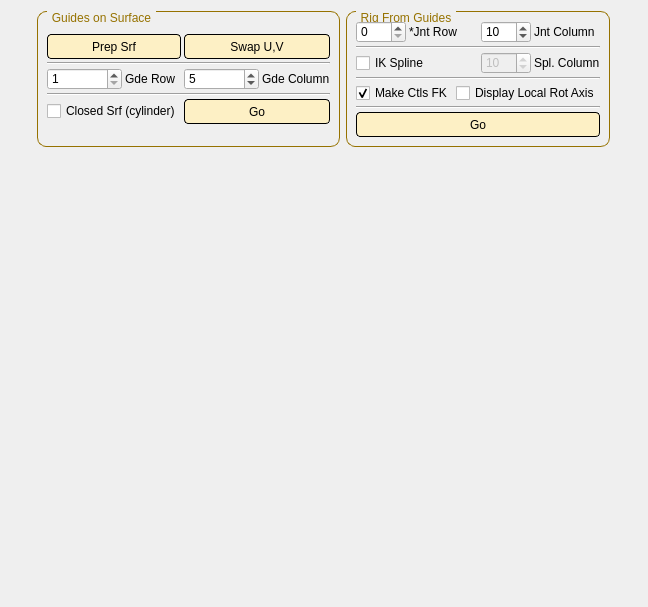
      <widget class="QWidget" name="tab_5">
       <attribute name="title">
        <string>Strap Rigs</string>
       </attribute>
       <layout class="QGridLayout" name="gridLayout_51">
        <item row="0" column="0">
         <spacer name="horizontalSpacer_11">
          <property name="orientation">
           <enum>Qt::Horizontal</enum>
          </property>
          <property name="sizeHint" stdset="0">
           <size>
            <width>26</width>
            <height>20</height>
           </size>
          </property>
         </spacer>
        </item>
        <item row="0" column="1">
         <layout class="QGridLayout" name="gridLayout_18">
          <item row="0" column="0">
           <widget class="QGroupBox" name="grp_strapGuide">
            <property name="enabled">
             <bool>true</bool>
            </property>
            <property name="minimumSize">
             <size>
              <width>0</width>
              <height>0</height>
             </size>
            </property>
            <property name="maximumSize">
             <size>
              <width>16777215</width>
              <height>16777215</height>
             </size>
            </property>
            <property name="styleSheet">
             <string notr="true">QGroupBox {
    border: 1px solid gray;
    border-radius: 9px;
    margin-top: 0.5em;
border-color:  rgb(150, 114, 0);
}

QGroupBox::title {
    subcontrol-origin: margin;
    left: 10px;
    padding: 0 3px 0 3px;
	color:  rgb(150, 114, 0);
}</string>
            </property>
            <property name="title">
             <string>Guides on Surface</string>
            </property>
            <layout class="QGridLayout" name="gridLayout_41">
             <property name="leftMargin">
              <number>9</number>
             </property>
             <property name="topMargin">
              <number>9</number>
             </property>
             <property name="rightMargin">
              <number>9</number>
             </property>
             <property name="bottomMargin">
              <number>9</number>
             </property>
             <property name="spacing">
              <number>6</number>
             </property>
             <item row="0" column="0">
              <layout class="QGridLayout" name="gridLayout_40">
               <property name="spacing">
                <number>3</number>
               </property>
               <item row="0" column="0" colspan="2">
                <widget class="QPushButton" name="btn_prepSrf">
                 <property name="minimumSize">
                  <size>
                   <width>0</width>
                   <height>25</height>
                  </size>
                 </property>
                 <property name="toolTip">
                  <string>Create new surface, or rebuild selected nurbs 0,1 Parameterization. Displays UV border.</string>
                 </property>
                 <property name="styleSheet">
                  <string notr="true">QPushButton{
border-style: solid;
border-color: black;
border-width: 1px;
border-radius: 4px;
background-color: rgb(253, 240, 197);
color: rgb(0, 0, 0);
}
QPushButton:hover {   
border-style: solid;
border-color: black;
border-width: 1px;
border-radius: 4px;
background-color: rgb(240, 240, 240
);
color: rgb(0, 0, 0);
}</string>
                 </property>
                 <property name="text">
                  <string>Prep Srf</string>
                 </property>
                </widget>
               </item>
               <item row="0" column="2" colspan="2">
                <widget class="QPushButton" name="btn_swapUV">
                 <property name="minimumSize">
                  <size>
                   <width>0</width>
                   <height>25</height>
                  </size>
                 </property>
                 <property name="toolTip">
                  <string>Spin nurbs surface border edges</string>
                 </property>
                 <property name="styleSheet">
                  <string notr="true">QPushButton{
border-style: solid;
border-color: black;
border-width: 1px;
border-radius: 4px;
background-color: rgb(253, 240, 197);
color: rgb(0, 0, 0);
}
QPushButton:hover {   
border-style: solid;
border-color: black;
border-width: 1px;
border-radius: 4px;
background-color: rgb(240, 240, 240
);
color: rgb(0, 0, 0);
}</string>
                 </property>
                 <property name="text">
                  <string>Swap U,V</string>
                 </property>
                </widget>
               </item>
               <item row="1" column="0" colspan="4">
                <widget class="Line" name="line_3">
                 <property name="orientation">
                  <enum>Qt::Horizontal</enum>
                 </property>
                </widget>
               </item>
               <item row="2" column="0">
                <widget class="QSpinBox" name="spn_strapGuideRow">
                 <property name="minimumSize">
                  <size>
                   <width>75</width>
                   <height>20</height>
                  </size>
                 </property>
                 <property name="maximumSize">
                  <size>
                   <width>75</width>
                   <height>16777215</height>
                  </size>
                 </property>
                 <property name="toolTip">
                  <string>Number or guide rows to create</string>
                 </property>
                 <property name="minimum">
                  <number>1</number>
                 </property>
                 <property name="value">
                  <number>1</number>
                 </property>
                </widget>
               </item>
               <item row="2" column="1">
                <widget class="QLabel" name="lbl_strapGuideRow">
                 <property name="toolTip">
                  <string>Number or guide rows to create (U Param Red)</string>
                 </property>
                 <property name="text">
                  <string>Gde Row</string>
                 </property>
                 <property name="alignment">
                  <set>Qt::AlignLeading|Qt::AlignLeft|Qt::AlignVCenter</set>
                 </property>
                </widget>
               </item>
               <item row="2" column="2">
                <widget class="QSpinBox" name="spn_strapGuideColumn">
                 <property name="minimumSize">
                  <size>
                   <width>75</width>
                   <height>20</height>
                  </size>
                 </property>
                 <property name="maximumSize">
                  <size>
                   <width>75</width>
                   <height>16777215</height>
                  </size>
                 </property>
                 <property name="toolTip">
                  <string>Number or guide columns to create</string>
                 </property>
                 <property name="minimum">
                  <number>1</number>
                 </property>
                 <property name="value">
                  <number>5</number>
                 </property>
                </widget>
               </item>
               <item row="2" column="3">
                <widget class="QLabel" name="lbl_strapGuideColumn">
                 <property name="toolTip">
                  <string>Number or guide columns to create (V Param Green)</string>
                 </property>
                 <property name="text">
                  <string>Gde Column</string>
                 </property>
                 <property name="alignment">
                  <set>Qt::AlignLeading|Qt::AlignLeft|Qt::AlignVCenter</set>
                 </property>
                </widget>
               </item>
               <item row="3" column="0" colspan="4">
                <widget class="Line" name="line_18">
                 <property name="orientation">
                  <enum>Qt::Horizontal</enum>
                 </property>
                </widget>
               </item>
               <item row="4" column="0" colspan="2">
                <widget class="QCheckBox" name="chk_strapSkipLast">
                 <property name="layoutDirection">
                  <enum>Qt::LeftToRight</enum>
                 </property>
                 <property name="text">
                  <string>Closed Srf (cylinder)</string>
                 </property>
                 <property name="checked">
                  <bool>false</bool>
                 </property>
                </widget>
               </item>
               <item row="4" column="2" colspan="2">
                <widget class="QPushButton" name="btn_goGuidesOnSrf">
                 <property name="minimumSize">
                  <size>
                   <width>0</width>
                   <height>25</height>
                  </size>
                 </property>
                 <property name="toolTip">
                  <string>Create guide locators on nurb surface</string>
                 </property>
                 <property name="styleSheet">
                  <string notr="true">QPushButton{
border-style: solid;
border-color: black;
border-width: 1px;
border-radius: 4px;
background-color: rgb(253, 240, 197);
color: rgb(0, 0, 0);
}
QPushButton:hover {   
border-style: solid;
border-color: black;
border-width: 1px;
border-radius: 4px;
background-color: rgb(240, 240, 240
);
color: rgb(0, 0, 0);
}</string>
                 </property>
                 <property name="text">
                  <string>Go</string>
                 </property>
                </widget>
               </item>
              </layout>
             </item>
            </layout>
           </widget>
          </item>
          <item row="0" column="1">
           <widget class="QGroupBox" name="grp_strapRig">
            <property name="enabled">
             <bool>true</bool>
            </property>
            <property name="minimumSize">
             <size>
              <width>0</width>
              <height>0</height>
             </size>
            </property>
            <property name="maximumSize">
             <size>
              <width>16777215</width>
              <height>16777215</height>
             </size>
            </property>
            <property name="styleSheet">
             <string notr="true">QGroupBox {
    border: 1px solid gray;
    border-radius: 9px;
    margin-top: 0.5em;
border-color:  rgb(150, 114, 0);
}

QGroupBox::title {
    subcontrol-origin: margin;
    left: 10px;
    padding: 0 3px 0 3px;
	color:  rgb(150, 114, 0);
}</string>
            </property>
            <property name="title">
             <string>Rig From Guides</string>
            </property>
            <property name="alignment">
             <set>Qt::AlignCenter</set>
            </property>
            <layout class="QGridLayout" name="gridLayout_45">
             <property name="leftMargin">
              <number>9</number>
             </property>
             <property name="topMargin">
              <number>9</number>
             </property>
             <property name="rightMargin">
              <number>9</number>
             </property>
             <property name="bottomMargin">
              <number>9</number>
             </property>
             <property name="spacing">
              <number>6</number>
             </property>
             <item row="0" column="0">
              <layout class="QGridLayout" name="gridLayout_44">
               <property name="spacing">
                <number>3</number>
               </property>
               <item row="0" column="0">
                <widget class="QSpinBox" name="spn_strapJntRow">
                 <property name="minimumSize">
                  <size>
                   <width>50</width>
                   <height>20</height>
                  </size>
                 </property>
                 <property name="maximumSize">
                  <size>
                   <width>50</width>
                   <height>16777215</height>
                  </size>
                 </property>
                 <property name="toolTip">
                  <string>Number or joint rows to create on dorito mesh</string>
                 </property>
                 <property name="minimum">
                  <number>0</number>
                 </property>
                 <property name="maximum">
                  <number>1000</number>
                 </property>
                 <property name="value">
                  <number>0</number>
                 </property>
                </widget>
               </item>
               <item row="0" column="1" colspan="2">
                <widget class="QLabel" name="lbl_strapJntRow_3">
                 <property name="toolTip">
                  <string>If 0, no dorito joints will be created.</string>
                 </property>
                 <property name="text">
                  <string>*Jnt Row</string>
                 </property>
                </widget>
               </item>
               <item row="0" column="3">
                <widget class="QSpinBox" name="spn_strapJntColumn">
                 <property name="minimumSize">
                  <size>
                   <width>50</width>
                   <height>20</height>
                  </size>
                 </property>
                 <property name="maximumSize">
                  <size>
                   <width>50</width>
                   <height>16777215</height>
                  </size>
                 </property>
                 <property name="toolTip">
                  <string>Number or joint columns to create on dorito mesh</string>
                 </property>
                 <property name="minimum">
                  <number>1</number>
                 </property>
                 <property name="maximum">
                  <number>1000</number>
                 </property>
                 <property name="value">
                  <number>10</number>
                 </property>
                </widget>
               </item>
               <item row="0" column="4">
                <widget class="QLabel" name="lbl_strapJntColumn_2">
                 <property name="toolTip">
                  <string>Number or joint columns to create on dorito mesh</string>
                 </property>
                 <property name="text">
                  <string>Jnt Column</string>
                 </property>
                 <property name="alignment">
                  <set>Qt::AlignLeading|Qt::AlignLeft|Qt::AlignVCenter</set>
                 </property>
                </widget>
               </item>
               <item row="1" column="0" colspan="5">
                <widget class="Line" name="line_23">
                 <property name="orientation">
                  <enum>Qt::Horizontal</enum>
                 </property>
                </widget>
               </item>
               <item row="2" column="3">
                <widget class="QSpinBox" name="spn_ikSplineNum">
                 <property name="enabled">
                  <bool>false</bool>
                 </property>
                 <property name="minimumSize">
                  <size>
                   <width>50</width>
                   <height>20</height>
                  </size>
                 </property>
                 <property name="maximumSize">
                  <size>
                   <width>50</width>
                   <height>16777215</height>
                  </size>
                 </property>
                 <property name="toolTip">
                  <string>Number of joints in IK Spline</string>
                 </property>
                 <property name="value">
                  <number>10</number>
                 </property>
                </widget>
               </item>
               <item row="2" column="4">
                <widget class="QLabel" name="lbl_ikSplineNo_2">
                 <property name="enabled">
                  <bool>true</bool>
                 </property>
                 <property name="toolTip">
                  <string>Number of joints in IK Spline</string>
                 </property>
                 <property name="layoutDirection">
                  <enum>Qt::LeftToRight</enum>
                 </property>
                 <property name="text">
                  <string>Spl. Column</string>
                 </property>
                 <property name="alignment">
                  <set>Qt::AlignLeading|Qt::AlignLeft|Qt::AlignVCenter</set>
                 </property>
                </widget>
               </item>
               <item row="3" column="0" colspan="5">
                <widget class="Line" name="line_24">
                 <property name="orientation">
                  <enum>Qt::Horizontal</enum>
                 </property>
                </widget>
               </item>
               <item row="4" column="0" colspan="2">
                <widget class="QCheckBox" name="chk_makeCtlFK">
                 <property name="toolTip">
                  <string>Builds ctls in FK mode, with IK option</string>
                 </property>
                 <property name="layoutDirection">
                  <enum>Qt::LeftToRight</enum>
                 </property>
                 <property name="text">
                  <string>Make Ctls FK</string>
                 </property>
                 <property name="checked">
                  <bool>true</bool>
                 </property>
                </widget>
               </item>
               <item row="4" column="2" colspan="3">
                <widget class="QCheckBox" name="chk_lra">
                 <property name="toolTip">
                  <string>Turn on Local Rotation Axis for deformer joints</string>
                 </property>
                 <property name="text">
                  <string>Display Local Rot Axis</string>
                 </property>
                 <property name="checked">
                  <bool>false</bool>
                 </property>
                </widget>
               </item>
               <item row="5" column="0" colspan="5">
                <widget class="Line" name="line_17">
                 <property name="orientation">
                  <enum>Qt::Horizontal</enum>
                 </property>
                </widget>
               </item>
               <item row="6" column="0" colspan="5">
                <widget class="QPushButton" name="btn_goStrapRig">
                 <property name="minimumSize">
                  <size>
                   <width>0</width>
                   <height>25</height>
                  </size>
                 </property>
                 <property name="toolTip">
                  <string>Build rig from Guides on Surface, or current selected nurbs surface with _ctlGde children</string>
                 </property>
                 <property name="styleSheet">
                  <string notr="true">QPushButton{
border-style: solid;
border-color: black;
border-width: 1px;
border-radius: 4px;
background-color: rgb(253, 240, 197);
color: rgb(0, 0, 0);
}
QPushButton:hover {   
border-style: solid;
border-color: black;
border-width: 1px;
border-radius: 4px;
background-color: rgb(240, 240, 240
);
color: rgb(0, 0, 0);
}</string>
                 </property>
                 <property name="text">
                  <string>Go</string>
                 </property>
                </widget>
               </item>
               <item row="2" column="0" colspan="3">
                <widget class="QCheckBox" name="chk_ikSpline">
                 <property name="text">
                  <string>IK Spline</string>
                 </property>
                </widget>
               </item>
              </layout>
             </item>
            </layout>
           </widget>
          </item>
         </layout>
        </item>
        <item row="0" column="2">
         <spacer name="horizontalSpacer_12">
          <property name="orientation">
           <enum>Qt::Horizontal</enum>
          </property>
          <property name="sizeHint" stdset="0">
           <size>
            <width>27</width>
            <height>20</height>
           </size>
          </property>
         </spacer>
        </item>
        <item row="1" column="1">
         <spacer name="verticalSpacer_4">
          <property name="orientation">
           <enum>Qt::Vertical</enum>
          </property>
          <property name="sizeHint" stdset="0">
           <size>
            <width>20</width>
            <height>449</height>
           </size>
          </property>
         </spacer>
        </item>
       </layout>
      </widget>
